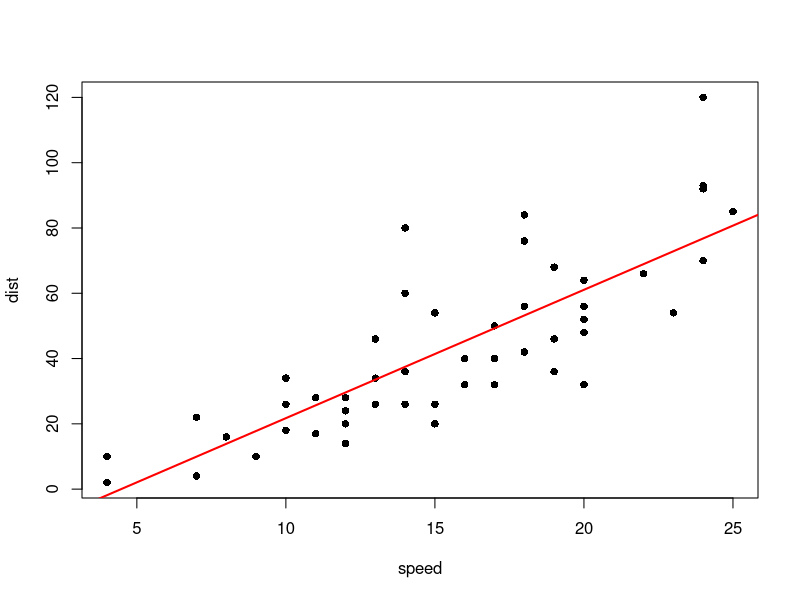

Reproduce this figure in R.
# la regressione lineare è un metodo per indagare come una variabile dipenda da un'altra 
# (che tipo di relazione c'è tra le due), nel caso della regressione lineare semplice la relazione si 
# assume che sia appunto lineare

# per verificare la relazione è meglio concentrarsi sulla stima di pochi parametri (β0 e β1 in questo caso)
# si prende sempre in considerazione un errore per ogni misurazione e di assume poi che gli errori siano
# distribuiti in modo normale (condizione di controllo per la validità dell'analisi di regressione) 

# β1 è il coefficiente angolare della retta, ed è anche una misura della potenza dell'analisi di regressione
# (la forza della relazione che unisce x a y)
# β0 è invece l'intercetta, il punto in cui la retta interseca l'asse y

# i parametri esatti sono β, le stime statistiche di quegli stessi parametri sono indicate b0 e b1

cars.lm <- lm(dist ~ speed, data = cars) # calcolo retta di regressione, funzione "linear model" 

names(cars.lm)
coef(cars.lm) # parametri b0 e b1, l'intercetta b0 non ha importanza statistica

plot(dist ~ speed, data = cars, pch = 16)
abline(coef(cars.lm), col="red", lwd=2) # linea di regressione usando i due parametri

summary(cars.lm)
# il t-test su b1 "speed" verifica che il parametro sia diverso da 0, H0 assume b1 == 0
# H0 = non esiste una relazione tra x e y, accettata o meno da Pr(>|t|) 
# tanti asterischi indicano un p-value molto inferiore a 0.05 quindi si rifiuta H0, abbiamo sufficienti prove
# per confermare una relazione lineare tra x e y

# CONTINUA SU 09-SLR.Rmd e 10-SLR-exercises.Rmd
